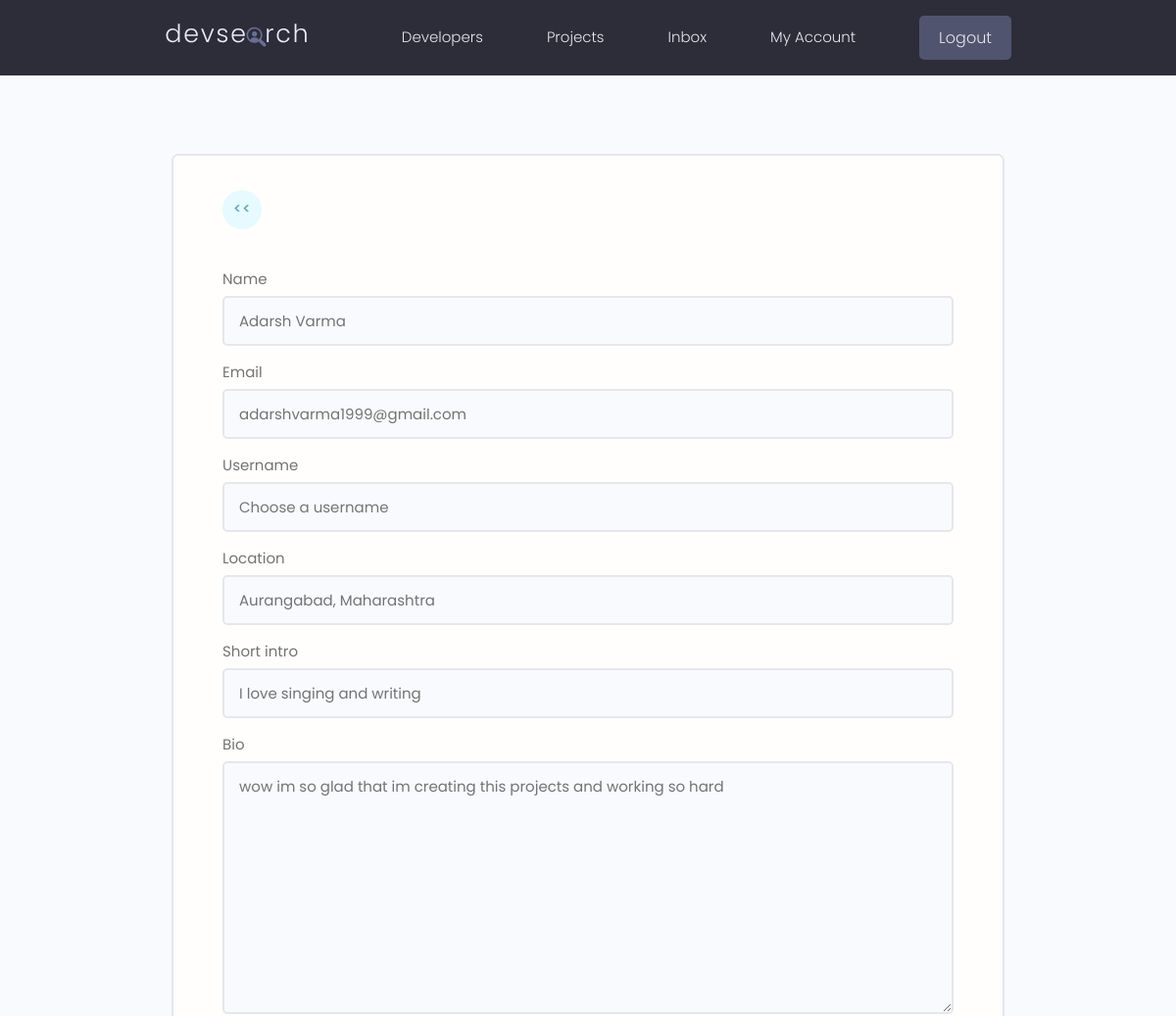
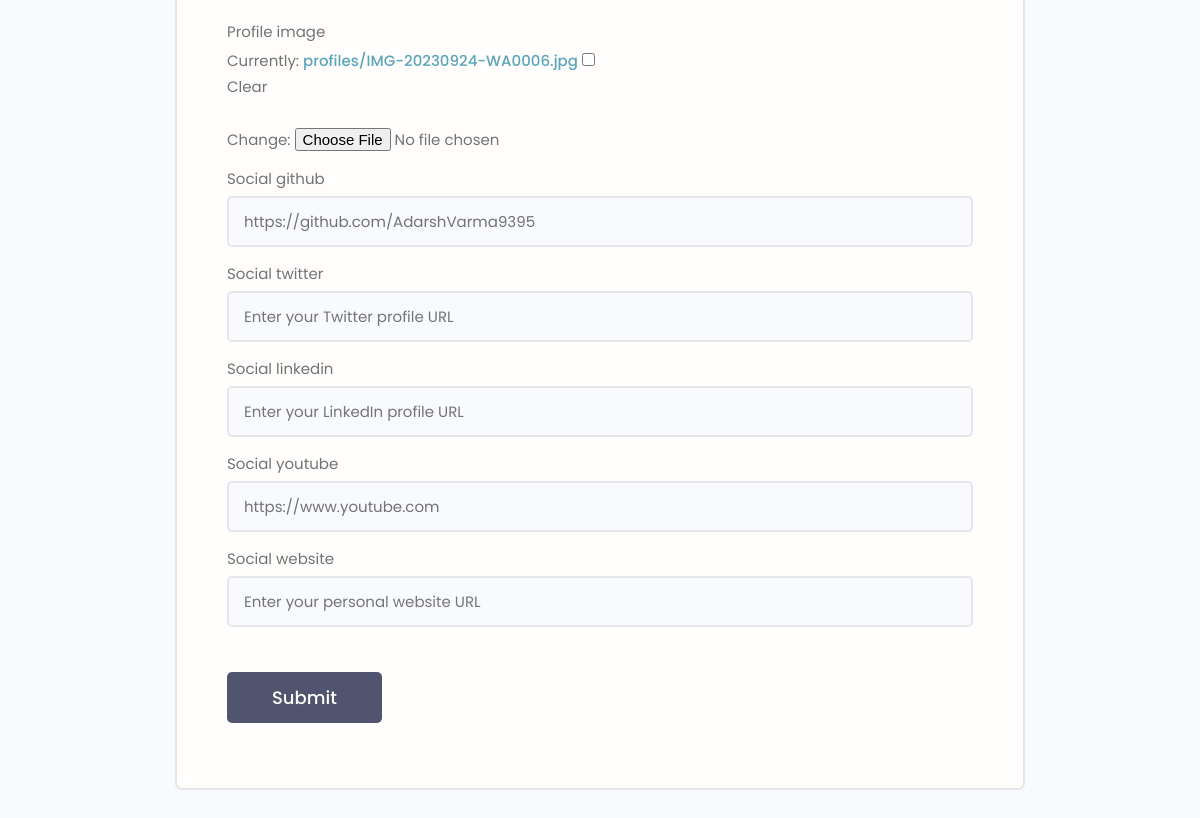
/edit-account/ (signed in), run on an earlier commit of the app's database (2 pictures, top to bottom).
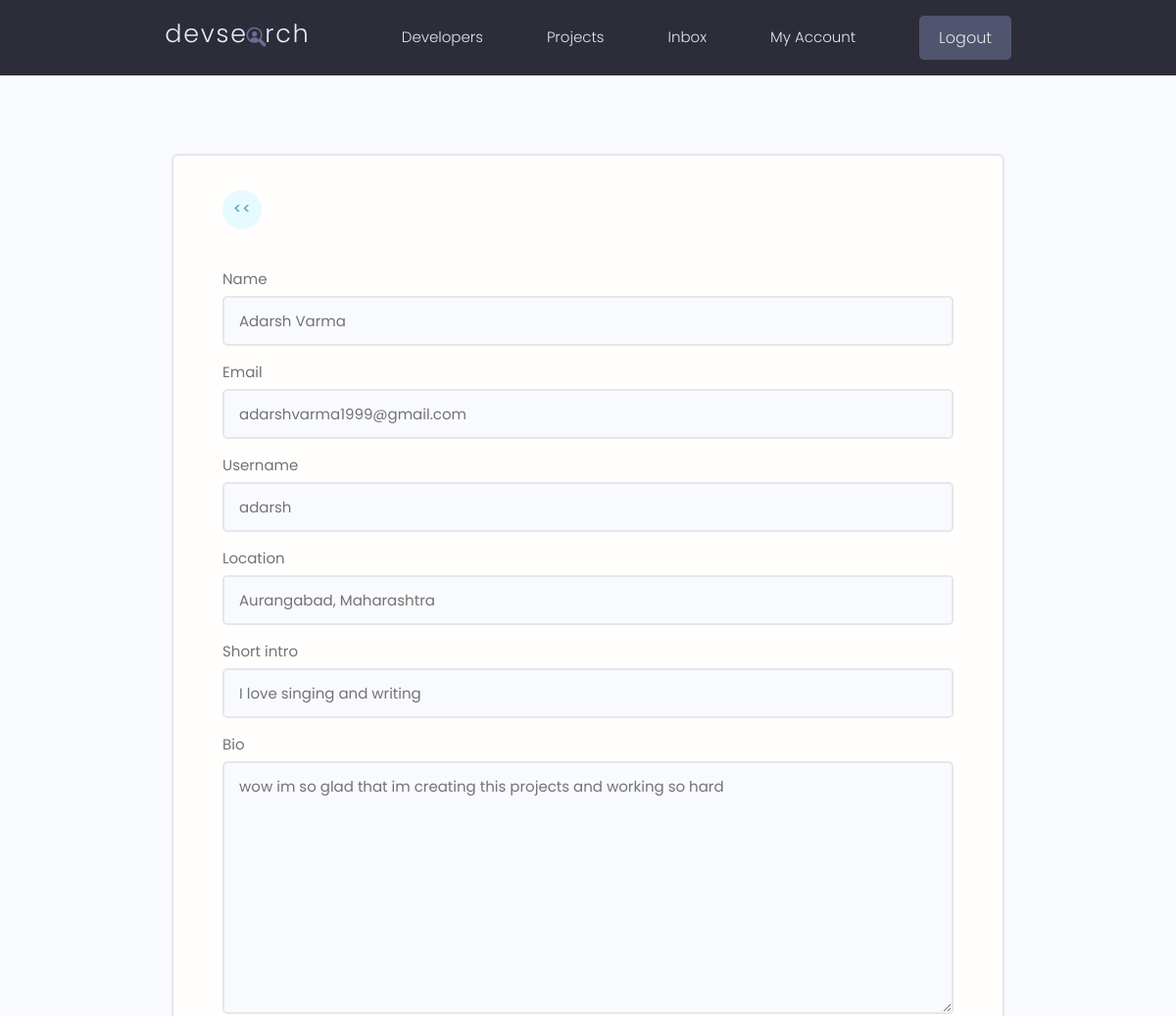
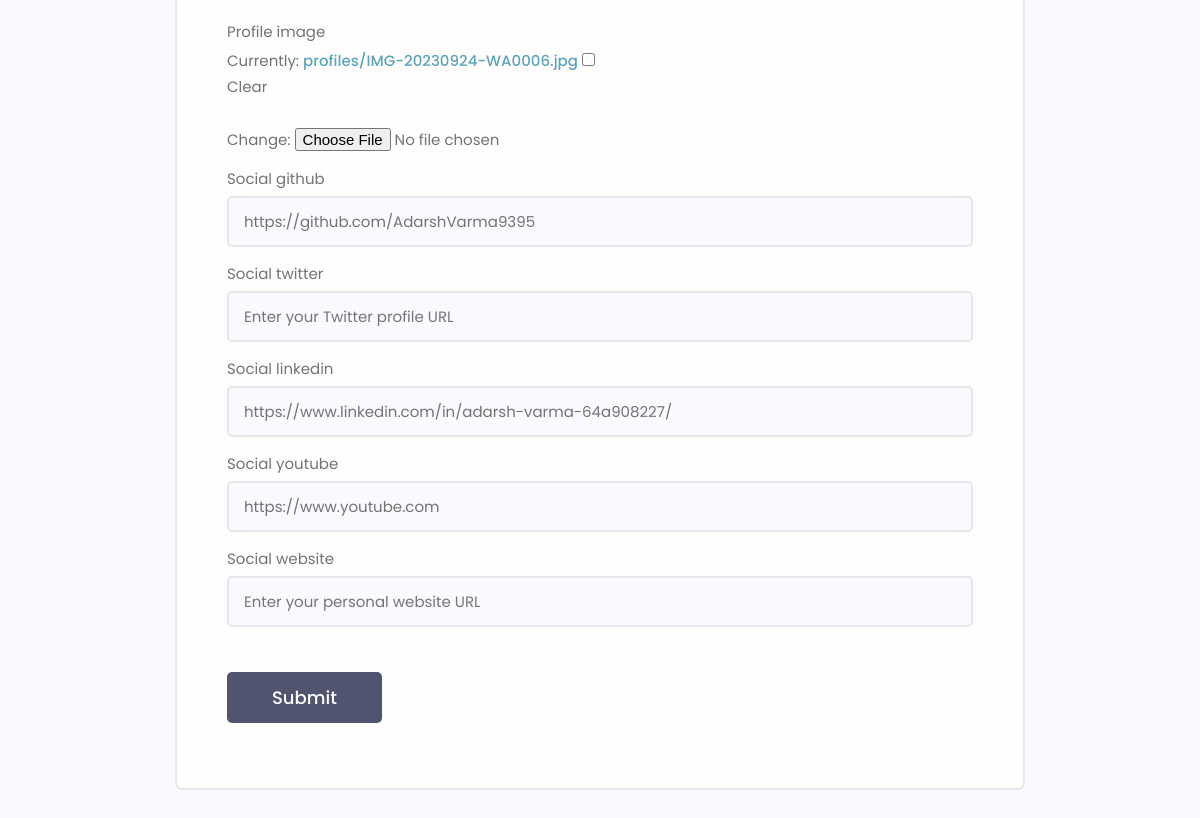
And on a later commit of the database (2 pictures, top to bottom).
### users/models.py (models this page shows, shortened)
class Profile(models.Model):
    user = models.OneToOneField(User, on_delete=models.CASCADE, null=True, blank=True)
    name = models.CharField(max_length=200, null=True, blank=True)
    email = models.EmailField(max_length=500, null=True, blank=True)
    username = models.CharField(max_length=200, null=True, blank=True)
    location = models.CharField(max_length=200, null=True, blank=True)
    short_intro = models.CharField(max_length=200, null=True, blank=True)
    bio = models.TextField(null=True, blank=True)
    profile_image = models.ImageField(null=True, blank=True, upload_to='profiles/', default='profiles/user-default.png')
    social_github = models.CharField(max_length=200, null=True, blank=True)
    social_twitter = models.CharField(max_length=200, null=True, blank=True)
    social_linkedin = models.CharField(max_length=200, null=True, blank=True)
    social_youtube = models.CharField(max_length=200, null=True, blank=True)
    social_website = models.CharField(max_length=200, null=True, blank=True)
    created = models.DateTimeField(auto_now_add=True)
    id = models.UUIDField(default=uuid.uuid4, unique=True, primary_key=True, editable=False)
    class Meta:
        ordering = ['-created']

### users/views.py (the view)
# urls.py: path('edit-account/', editAccount, name='edit-account'),
@login_required(login_url='login')
def editAccount(request):
    profile = request.user.profile
    form = ProfileForm(instance=profile)
    if request.method == 'POST':
        form = ProfileForm(request.POST, request.FILES, instance=profile)
        if form.is_valid():
            form.save()
            return redirect('account')
    context = {'form':form}
    return render(request, 'users/profile_form.html', context)

### users/forms.py
class ProfileForm(ModelForm):
    class Meta:
        model = Profile
        fields = '__all__'
        exclude = ['user']
    def __init__(self, *args, **kwargs):
        super(ProfileForm, self).__init__(*args, **kwargs)
        placeholders = {
        'name': 'Enter your full name',
        'email': 'Enter your email address',
        'username': 'Choose a username',
        'location': 'Enter your location',
        'bio': 'Tell us about yourself',
        'short_intro': 'Write a short introduction about you',
        'profile_image': 'Upload your profile picture',
        'social_github': 'Enter your GitHub profile URL',
        'social_linkedin': 'Enter your LinkedIn profile URL',
        'social_twitter': 'Enter your Twitter profile URL',
        'social_youtube': 'Enter your YouTube channel URL',
        'social_website': 'Enter your personal website URL'
        }
        for name, field in self.fields.items():
            field.widget.attrs.update({'class': 'input'})
            if name in placeholders:
                field.widget.attrs.update({'placeholder': placeholders[name]})

### users/templates/users/profile_form.html (shortened to what this page needs)
{% extends "main.html" %}
{% block content %}
<main class="formPage my-xl">
    <div class="content-box">
        <div class="formWrapper">
            <a class="backButton" href="{% url 'account' %}"><< </a>
            <br>
            <form class="form" action="{% url 'edit-account' %}" method="POST" enctype="multipart/form-data">
                {% for field in form  %}
                <div class="form__field">
                    <label for="formInput#text">{{field.label}}</label>
                    {{field}}
                </div>
                {% endfor %}
                <input class="btn btn--sub btn--lg  my-md" type="submit" value="Submit" />
            </form>
        </div>
    </div>
</main>
{% endblock content %}

What changed in the data, as far as the page shows it:
changed Profile "Adarsh Varma": username (not shown) → "adarsh"; social_linkedin (not shown) → "https://www.linkedin.com/in/adarsh-varma-64a908227/"
